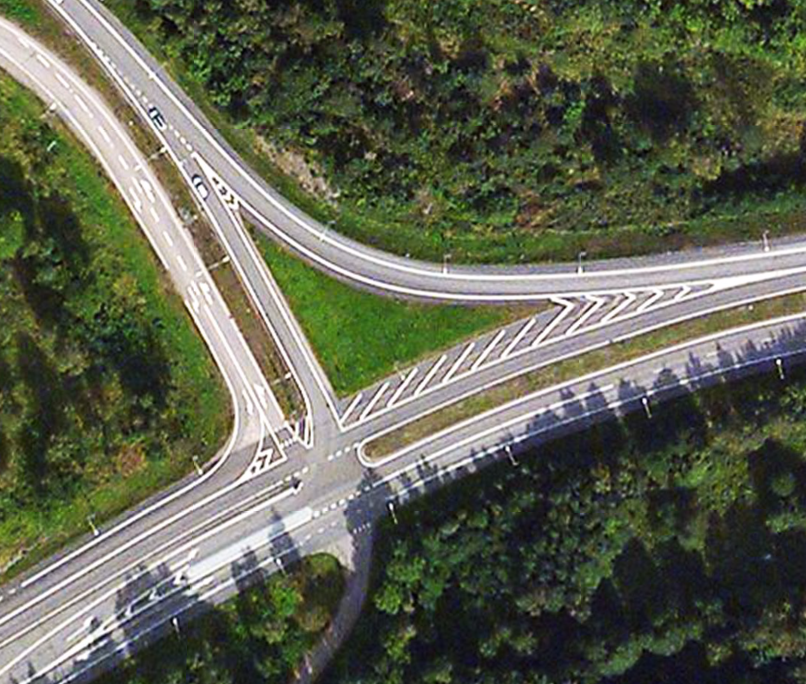
%> input picture Bild3.png, 1612 x 1368 px (shown at 1/2 size)
$ octave detectShadows.m   (GNU Octave 9; MATLAB toolbox functions it lacks are replaced by stand-ins)
%> lines starting %> are read from the running program, lines starting %| are printed output that depends on the picture; in (x1, y1, x2, y2) boxes, pixels count from 0 and x2, y2 are one past the last pixel; in counts of white or black regions, pixels touching at a corner belong together; the program's own positions count from 1
### cutImage.m
function Icut = cutImage(I)
% Cut the image such that it becomes a [n x n]-matrix. Make sure that the
% image is a 2D-image.

sizeI = size(I);

if sizeI(1) ~= sizeI(2)

    if sizeI(1) > sizeI(2) % If image is taller than its width

        start = sizeI(1)/2 - sizeI(2)/2;
        stop = start + sizeI(2) - 1;

        Icut = I(start:stop, :);

    else  % If the width of the image is greater than its height

        start = sizeI(2)/2 - sizeI(1)/2;
        stop = start + sizeI(1) - 1;

        Icut = I(:, start:stop);

    end

else

    Icut = I;

end


end

### getThreshold.m
function T = getThreshold(I, rate)
% T = getThreshold(I, rate)
%
% Function that finds a threshold value such that about the amount of
% values, specified by 'rate', are to the left in the histogram of the
% image.

% Get histogram
Ihist = imhist(I);

% Find indexes for which the Ihist-values are greater than a certain value
indexes = find(Ihist >= 0.0001*sum(Ihist));

% Sum all values in Ihist
summation = sum(Ihist(indexes));

i = 1;
histSum = Ihist(indexes(i));

while histSum < rate*summation
    i = i + 1;
    histSum = histSum + Ihist(indexes(i));
end

% The treashold should be a value in the range [0,1]
T = indexes(i)/length(Ihist);

end

### detectShadows.m
%% Detecting shadows

clc
clear all
clf

% Read image of simple road
I = imread('Bild3.png');
%> I is the input picture: size 1368x1612x3 uint8; mean R, G, B 94.4, 98.2, 80.2

% Show original image
figure(1)
imshow(I)
title('Original image')

% Cut the image
IR=im2double(cutImage(I(:,:,1)));
IG=im2double(cutImage(I(:,:,2)));
IB=im2double(cutImage(I(:,:,3)));

% Threshold for the RGB-images
IR_thres = IR > getThreshold(IR, 0.5);
%> in getThreshold, `Ihist = imhist(I);`: Ihist = 256 values, max 33138 at index 256, min 128 at index 2, mean 7310.2
%> in getThreshold, `indexes = find(Ihist >= 0.0001*sum(Ihist));`: indexes = 253 values from 1 to 256
%> in getThreshold, `summation = sum(Ihist(indexes));`: summation = 1870954
%> in getThreshold, `histSum = Ihist(indexes(i));`: histSum = 247
%> the loop in getThreshold, `while histSum < rate*summation` made 73 passes
%> histSum on passes 1 to 8: 494, 784, 1186, 1658, 2199, 2942, 3837, 5062
%> after the loop in getThreshold, `while histSum < rate*summation`: histSum = 948947; i = 74
%> in getThreshold, `T = indexes(i)/length(Ihist);`: T = 0.301
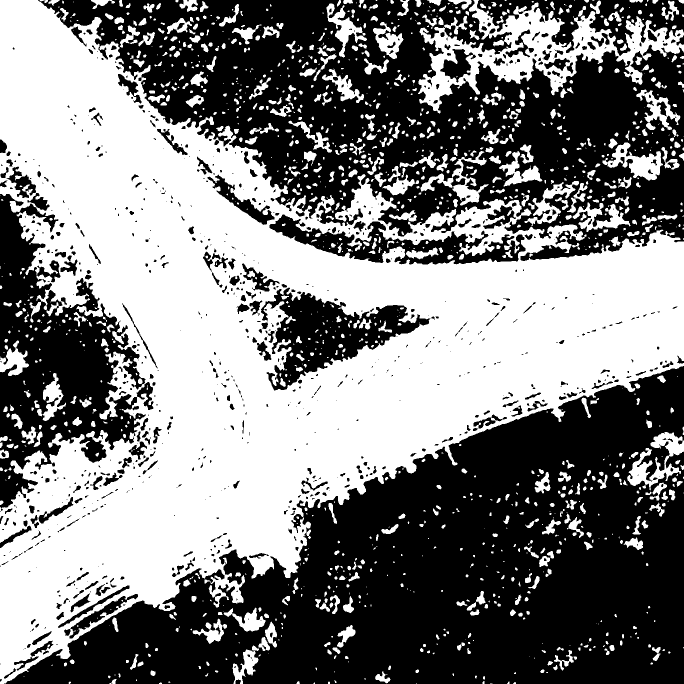
%> IR_thres: size 1368x1368 logical (shown at 1/2 size); 49.3% white; 1455 white regions (629 under 20 px), largest, box (x1, y1, x2, y2) and area: (0, 0, 1368, 1368) 766826, (836, 0, 1368, 227) 36457, (1254, 864, 1368, 981) 4876
IG_thres = IG > getThreshold(IG, 0.5);
%> the loop in getThreshold (call 2), `while histSum < rate*summation` made 82 passes
%> histSum on passes 1 to 8: 422, 743, 1151, 1759, 2618, 3735, 5332, 7542
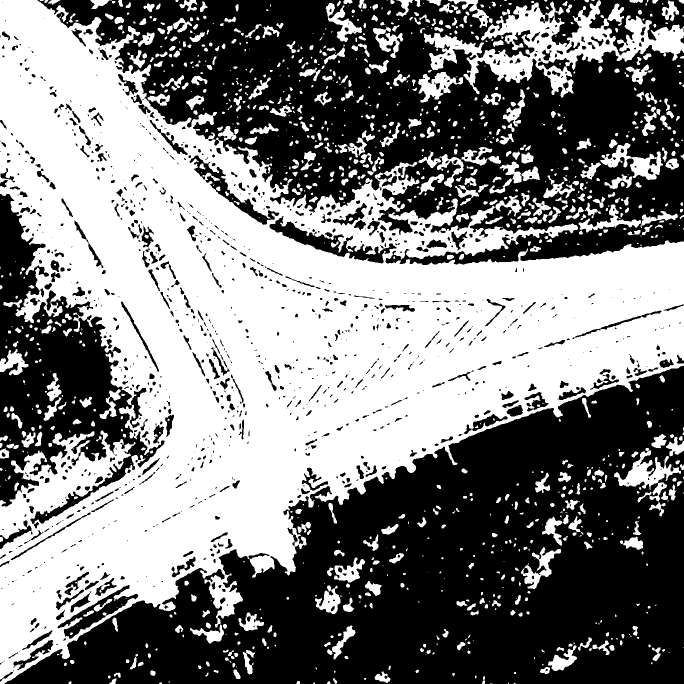
%> IG_thres: size 1368x1368 logical (shown at 1/2 size); 49.7% white; 1207 white regions (470 under 20 px), largest, box (x1, y1, x2, y2) and area: (0, 0, 1368, 1368) 785117, (847, 0, 1368, 195) 33046, (1228, 896, 1362, 1033) 4725
IB_thres = IB > getThreshold(IB, 0.5);
%> IB_thres: size 1368x1368 logical; 49.1% white; 2087 white regions (809 under 20 px), largest, box (x1, y1, x2, y2) and area: (0, 0, 1368, 1368) 705441, (781, 85, 1022, 200) 7635, (896, 0, 1161, 123) 7484

% Convert I to a hsv-image and threshold the saturated image
Ihsv = rgb2hsv(I);
%> Ihsv: size 1368x1612x3 double; mean H, S, V 0.34, 0.303, 0.403
IS = cutImage(Ihsv(:,:,2));
%> in cutImage (call 4), `Icut = I(:, start:stop);`:
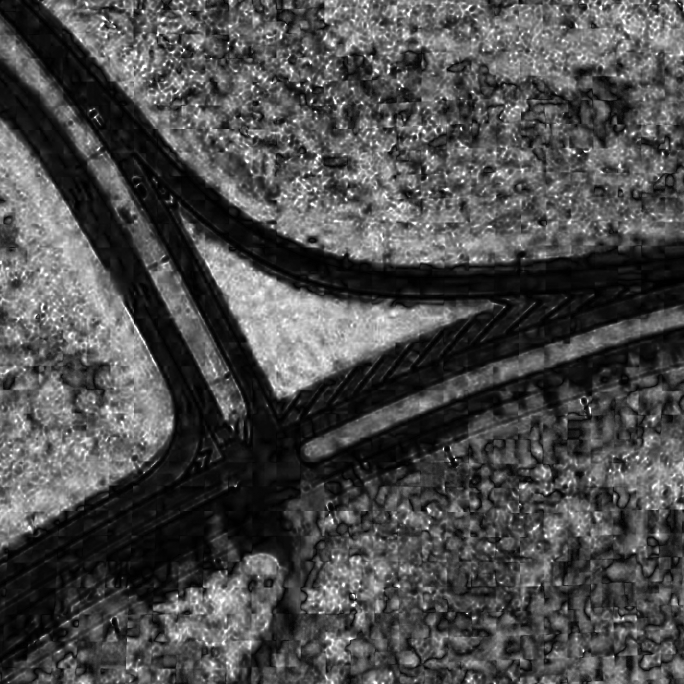
%> Icut: size 1368x1368 double (shown at 1/2 size); min 0, max 1, mean 0.298
IS_threshold = getThreshold(IS,0.3);
%> IS_threshold = 0.137
IS = IS < IS_threshold; % Good pic to extract the road from!
%> IS: size 1368x1368 logical; 30.4% white; 1214 white regions (677 under 20 px), largest, box (x1, y1, x2, y2) and area: (0, 0, 1368, 1368) 471698, (1159, 152, 1267, 294) 3680, (483, 1258, 578, 1368) 2788

IV = cutImage(Ihsv(:,:,3));
%> in cutImage (call 5), `Icut = I(:, start:stop);`:
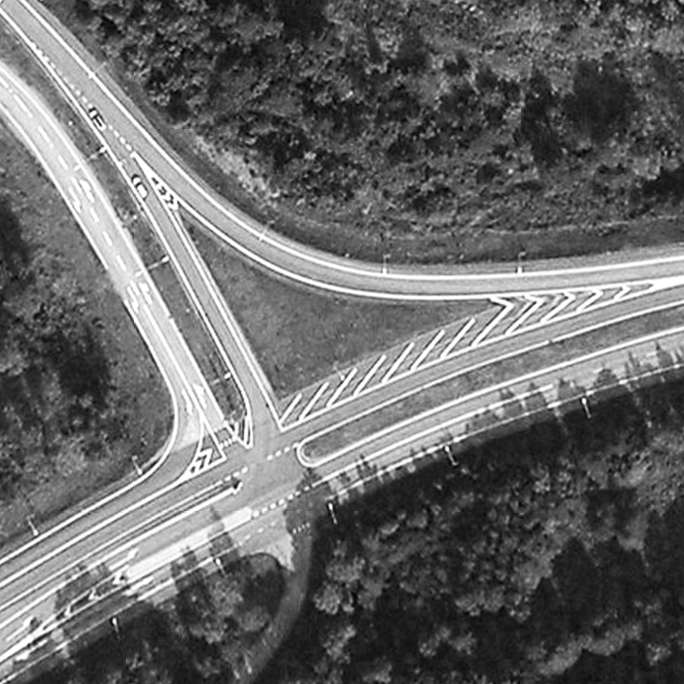
%> Icut: size 1368x1368 double (shown at 1/2 size); min 0.00392, max 1, mean 0.409
IV_threshold = getThreshold(IV,0.85);
%> IV_threshold = 0.715
IV = IV > IV_threshold; % Doesn't give too much info
%> IV: size 1368x1368 logical; 14.9% white; 654 white regions (361 under 20 px), largest, box (x1, y1, x2, y2) and area: (0, 0, 1368, 1259) 190757, (200, 967, 599, 1171) 14174, (584, 652, 1368, 935) 11777

% Sum all images up to get the best image. Works good for 'Bild2' to reduce
%the reflections from the water
% I_best = IB_thres+IR_thres+IG_thres+IS+IV;
% I_best = I_best > 4;

% Sum all images up to get the best image
I_best = IB_thres+IR_thres+IG_thres+IS;
I_best = I_best > 3;
%> I_best: size 1368x1368 logical; 25% white; 408 white regions (269 under 20 px), largest, box (x1, y1, x2, y2) and area: (0, 0, 1368, 1358) 459139, (238, 418, 265, 448) 413, (488, 1309, 504, 1349) 273
I_best = bwareaopen(I_best, 100);
I_best = bwareaopen(imcomplement(I_best), 300);
%> I_best: size 1368x1368 logical; 74.5% white; 16 black regions, largest, box (x1, y1, x2, y2) and area: (0, 0, 1368, 1358) 475415, (238, 418, 265, 448) 413, (488, 1309, 504, 1349) 273

% Show images
figure(2)
clf
imshow(I_best)
title('Best image')

% ------------ Detect gray areas -------------------------------------

low = 55;
high = 185;

% Disk filter on each color-image
h = fspecial('disk', 3);
IR_h = filter2(h, IR);
IG_h = filter2(h, IG);
IB_h = filter2(h, IB);

% Make a binary image with two threasholds
IR_darkGray = (IR_h > low/255 & IR_h < high/255);
%> IR_darkGray: size 1368x1368 logical; 53.4% white; 1035 black regions (421 under 20 px), largest, box (x1, y1, x2, y2) and area: (11, 731, 1368, 1368) 350571, (1, 15, 1367, 1173) 136907, (86, 0, 878, 365) 97113
IG_darkGray = (IG_h > low/255 & IG_h < high/255);
%> IG_darkGray: size 1368x1368 logical; 61% white; 1021 black regions (432 under 20 px), largest, box (x1, y1, x2, y2) and area: (11, 731, 1368, 1368) 309464, (1, 16, 528, 1173) 78740, (244, 0, 749, 288) 43941
IB_darkGray = (IB_h > low/255 & IB_h < high/255);
%> IB_darkGray: size 1368x1368 logical; 35% white; 1564 white regions (436 under 20 px), largest, box (x1, y1, x2, y2) and area: (0, 0, 1368, 1368) 419480, (338, 401, 1013, 855) 42768, (980, 2, 1195, 123) 6331

% Keep the white pixels that are white in each individual image
I_darkGray = (IR_darkGray+IG_darkGray+IB_darkGray) > 2;
%> I_darkGray: size 1368x1368 logical; 31.6% white; 1594 white regions (462 under 20 px), largest, box (x1, y1, x2, y2) and area: (0, 0, 1368, 1368) 355524, (353, 402, 1013, 854) 38581, (245, 316, 507, 836) 6964

% Noise reduction
I_darkGray = imcomplement(bwareaopen(imcomplement(I_darkGray), 600));
%> I_darkGray: size 1368x1368 logical; 33.4% white; 1594 white regions (462 under 20 px), largest, box (x1, y1, x2, y2) and area: (0, 0, 1368, 1368) 382656, (353, 402, 1013, 854) 41323, (245, 316, 507, 836) 7123
I_darkGray = bwareaopen(I_darkGray, 15000);
%> I_darkGray: size 1368x1368 logical; 22.7% white; 2 white regions, box (x1, y1, x2, y2) and area: (0, 0, 1368, 1368) 382656, (353, 402, 1013, 854) 41323

I_ultimate = (I_best + I_darkGray) >= 1;
%> I_ultimate: size 1368x1368 logical; 86.2% white; 21 black regions, largest, box (x1, y1, x2, y2) and area: (1, 15, 1367, 1257) 154735, (4, 1, 1367, 584) 51818, (584, 653, 1367, 935) 11160

I_ultimate = bwareaopen(I_ultimate, 1000);
%> I_ultimate: size 1368x1368 logical; 86.1% white; 21 black regions, largest, box (x1, y1, x2, y2) and area: (1, 15, 1367, 1257) 155216, (4, 1, 1367, 584) 51818, (584, 653, 1367, 935) 11160
I_ultimate = bwareaopen(imcomplement(I_ultimate), 2000);
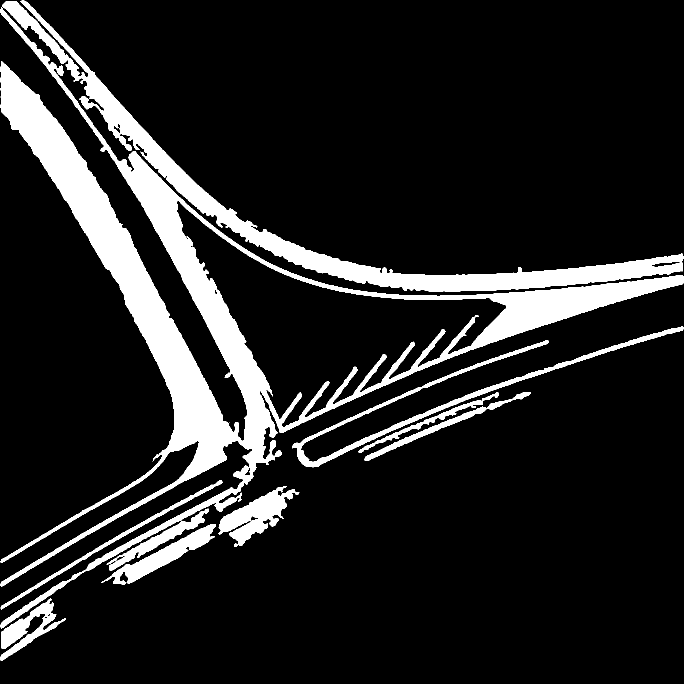
%> I_ultimate: size 1368x1368 logical (shown at 1/2 size); 13.4% white; 10 white regions, largest, box (x1, y1, x2, y2) and area: (1, 15, 1367, 1257) 155216, (4, 1, 1367, 584) 51818, (584, 653, 1367, 935) 11160

figure(3)
clf
imshow(I_ultimate)

% ------------ Find white lines -------------------------------------


% Threshold for the RGB-images
IR_thres = IR > getThreshold(IR, 0.90);
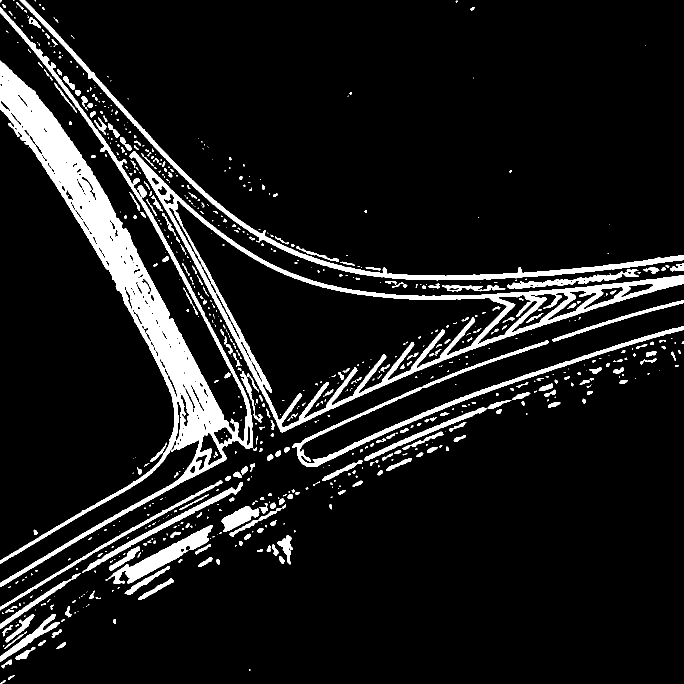
%> IR_thres: size 1368x1368 logical (shown at 1/2 size); 9.8% white; 741 white regions (439 under 20 px), largest, box (x1, y1, x2, y2) and area: (0, 14, 506, 1174) 74183, (259, 303, 1368, 865) 33431, (39, 0, 1368, 561) 13709
IG_thres = IG > getThreshold(IG, 0.90);
%> IG_thres: size 1368x1368 logical; 9.8% white; 741 white regions (459 under 20 px), largest, box (x1, y1, x2, y2) and area: (0, 14, 506, 1174) 72044, (260, 303, 1368, 865) 33108, (39, 0, 1368, 566) 14402
IB_thres = IB > getThreshold(IB, 0.90);
%> IB_thres: size 1368x1368 logical; 9.8% white; 676 white regions (387 under 20 px), largest, box (x1, y1, x2, y2) and area: (0, 14, 506, 1174) 66626, (260, 303, 1368, 865) 32038, (39, 0, 1368, 584) 17936

% Convert I to a hsv-image and threshold the saturated image
Ihsv = rgb2hsv(I);
IS = cutImage(Ihsv(:,:,2));
IS_threshold = getThreshold(IS,0.1)
IS = IS < IS_threshold; % Good pic to extract the road from!
%> IS: size 1368x1368 logical; 11.5% white; 1500 white regions (1180 under 20 px), largest, box (x1, y1, x2, y2) and area: (0, 0, 1368, 948) 109044, (212, 930, 602, 1216) 29678, (0, 610, 454, 1176) 14474

% Sum all images up to get the best image
I_bestLines = IB_thres+IR_thres+IG_thres+IS;
I_bestLines = I_bestLines > 3;
%> I_bestLines: size 1368x1368 logical; 5.8% white; 560 white regions (334 under 20 px), largest, box (x1, y1, x2, y2) and area: (260, 305, 1368, 865) 26392, (42, 0, 1368, 561) 12897, (0, 610, 454, 1174) 9485

% Show blue image
figure(4)
clf
imshow(I_bestLines)
title('Best image')


% ------------ Get ultimate image -------------------------------------

% Removed noise from actual road
InoNoiseRoad=imcomplement(bwareaopen(imcomplement(I_ultimate),100));
InoNoise=bwareaopen(InoNoiseRoad, 100);

% Subtract the white lines from the road
IroadLines=InoNoise-I_bestLines;

% Noise reducement
IroadLinesNoNoise=bwareaopen(imcomplement(IroadLines), 100);
%> IroadLinesNoNoise: size 1368x1368 logical; 91.8% white; 1670 black regions (1464 under 20 px), largest, box (x1, y1, x2, y2) and area: (1, 122, 492, 932) 47812, (4, 2, 1366, 584) 32566, (242, 308, 563, 990) 22339
IroadLinesNoNoise=imcomplement(bwareaopen(imcomplement(IroadLinesNoNoise), 100));

figure(5)
clf
imshow(IroadLinesNoNoise)
%%
IR(find(IroadLinesNoNoise == 1)) = 1;
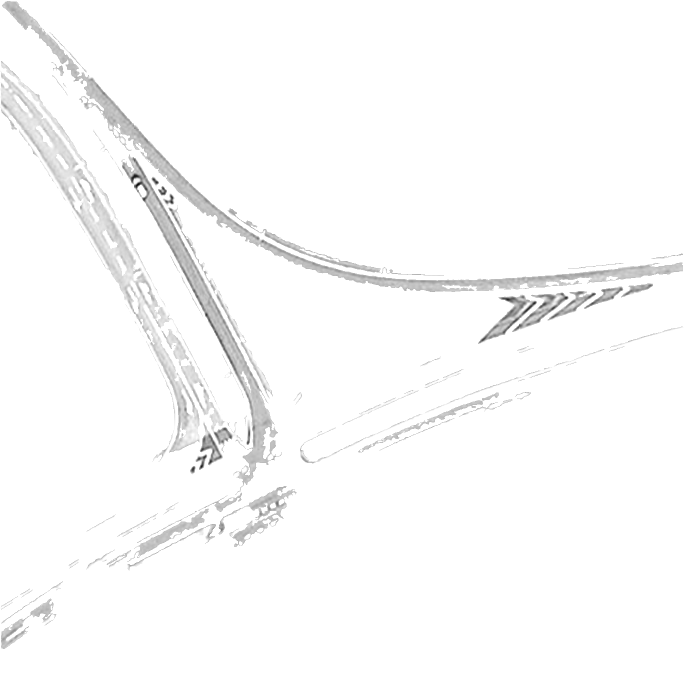
%> IR: size 1368x1368 double (shown at 1/2 size); min 0, max 1, mean 0.983
imshow(IR)

%% Study of the different gray-histograms

% Read image of simple road
%> (the run ends here)

$ run again, with Bild44.png copied over Bild3.png
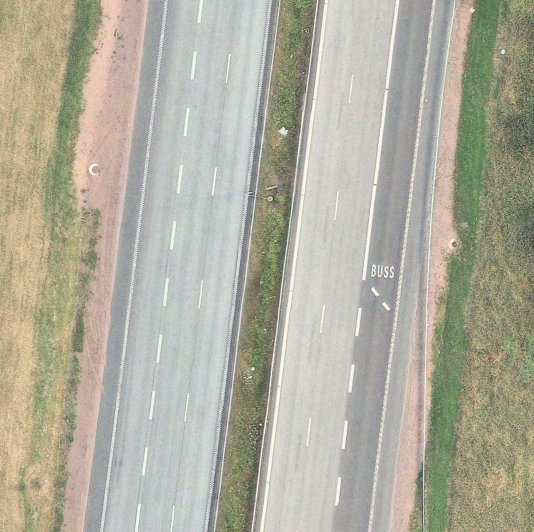
%> input picture Bild44.png, 1068 x 1064 px (shown at 1/2 size)
%> I is the input picture: size 1064x1068x3 uint8; mean R, G, B 175.3, 173.3, 157.4
%> Ihist = 256 values, max 18094 at index 203, min 0 at index 1, mean 4422.2
%> indexes = 186 values from 71 to 256
%> summation = 1130979
%> in getThreshold, `histSum = Ihist(indexes(i));`: histSum = 128
%> the loop in getThreshold, `while histSum < rate*summation` made 114 passes
%> histSum on passes 1 to 8: 247, 401, 579, 808, 1030, 1278, 1573, 1947
%> after the loop in getThreshold, `while histSum < rate*summation`: histSum = 570235; i = 115
%> T = 0.723
%> `IR_thres = IR > getThreshold(IR, 0.5);`:
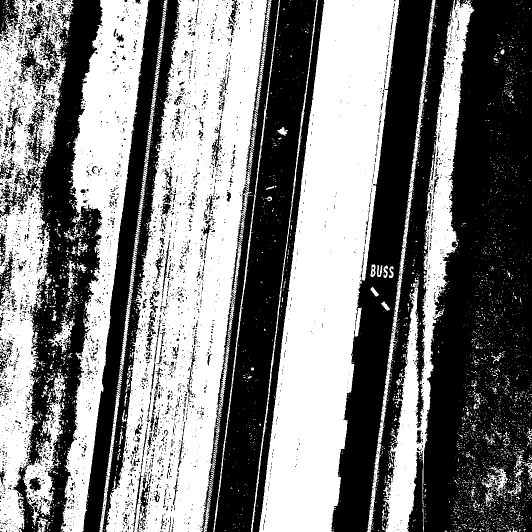
%> IR_thres: size 1064x1064 logical (shown at 1/2 size); 49.5% white; 4158 white regions (3994 under 20 px), largest, box (x1, y1, x2, y2) and area: (212, 0, 543, 1064) 176658, (518, 0, 798, 1064) 156402, (121, 0, 299, 1064) 69300
%> the loop in getThreshold (call 2), `while histSum < rate*summation` made 100 passes
%> histSum on passes 1 to 8: 288, 455, 627, 865, 1105, 1358, 1661, 1996
%> Ihsv: size 1064x1068x3 double; mean H, S, V 0.241, 0.135, 0.702
%> Icut: size 1064x1064 double
%> IS_threshold = 0.043
%> IV_threshold = 0.824
%> IV: size 1064x1064 logical; 14.2% white; 5535 white regions (5061 under 20 px), largest, box (x1, y1, x2, y2) and area: (529, 0, 705, 1064) 34997, (143, 0, 245, 421) 15097, (845, 0, 920, 956) 11936
%> IR_darkGray: size 1064x1064 logical; 50.7% white; 246 black regions (148 under 20 px), largest, box (x1, y1, x2, y2) and area: (212, 1, 541, 1062) 181415, (518, 1, 799, 1063) 158758, (123, 1, 297, 1062) 70564
%> IG_darkGray: size 1064x1064 logical; 60.3% white; 390 black regions (240 under 20 px), largest, box (x1, y1, x2, y2) and area: (211, 1, 542, 1063) 200132, (517, 1, 799, 1063) 158336, (843, 2, 917, 922) 17116
%> IB_darkGray: size 1064x1064 logical; 66.7% white; 182 black regions (119 under 20 px), largest, box (x1, y1, x2, y2) and area: (210, 1, 542, 1063) 197495, (519, 2, 798, 1062) 154874, (200, 2, 334, 1062) 6507
%> `IR(find(IroadLinesNoNoise == 1)) = 1;`:
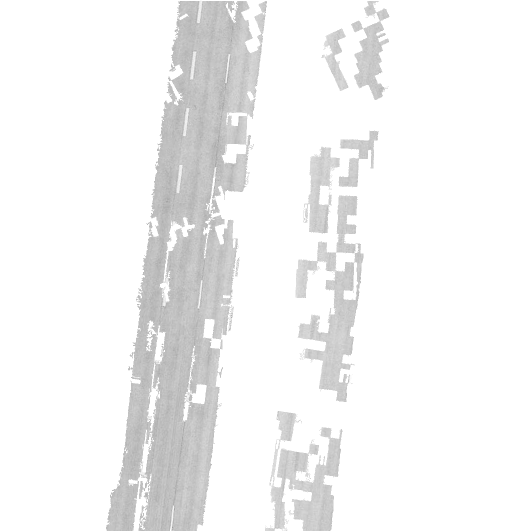
%> IR: size 1064x1064 double (shown at 1/2 size); min 0.533, max 1, mean 0.954
